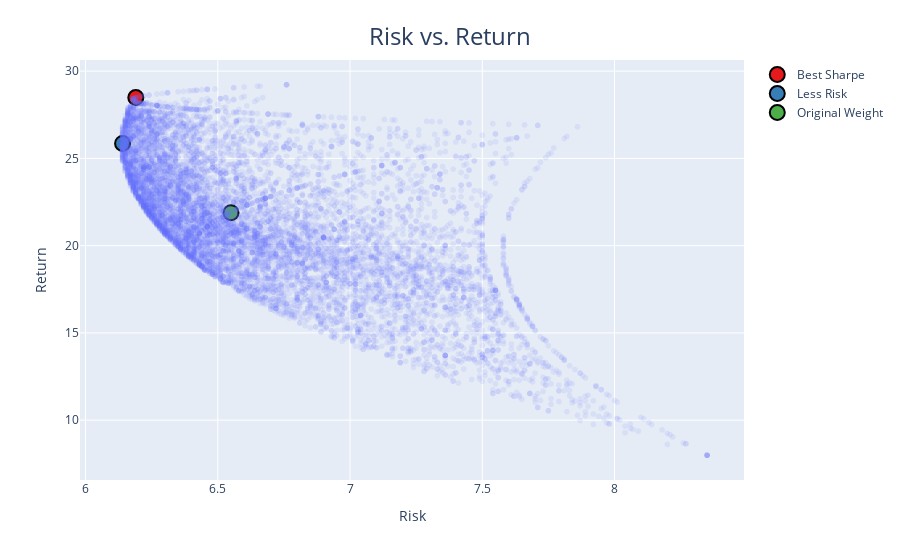

Write notebook code for a chart like this one.
### Code cell
create_risk_return_plot(df_simulations, df_best_results, "Risk vs. Return", plot_real_return=False)
